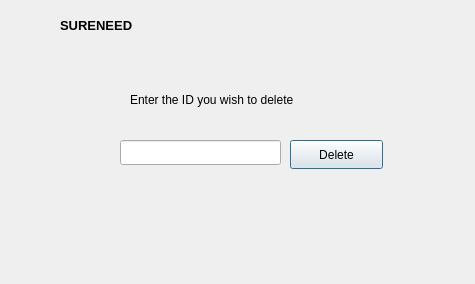
<?xml version="1.0" encoding="UTF-8"?>
<ui version="4.0">
 <class>deletedonor</class>
 <widget class="QDialog" name="deletedonor">
  <property name="geometry">
   <rect>
    <x>0</x>
    <y>0</y>
    <width>475</width>
    <height>284</height>
   </rect>
  </property>
  <property name="windowTitle">
   <string>Dialog</string>
  </property>
  <widget class="QLineEdit" name="txtID">
   <property name="geometry">
    <rect>
     <x>120</x>
     <y>140</y>
     <width>161</width>
     <height>25</height>
    </rect>
   </property>
  </widget>
  <widget class="QPushButton" name="btnDel">
   <property name="geometry">
    <rect>
     <x>290</x>
     <y>140</y>
     <width>93</width>
     <height>29</height>
    </rect>
   </property>
   <property name="text">
    <string>Delete</string>
   </property>
  </widget>
  <widget class="QWidget" name="widget" native="true">
   <property name="geometry">
    <rect>
     <x>0</x>
     <y>0</y>
     <width>71</width>
     <height>51</height>
    </rect>
   </property>
   <property name="styleSheet">
    <string notr="true">QWidget{
image: url(&quot;C:/Users/clint/Pictures/sblood.png&quot;);
}</string>
   </property>
  </widget>
  <widget class="QLabel" name="label_4">
   <property name="geometry">
    <rect>
     <x>60</x>
     <y>10</y>
     <width>91</width>
     <height>31</height>
    </rect>
   </property>
   <property name="font">
    <font>
     <pointsize>10</pointsize>
     <bold>true</bold>
    </font>
   </property>
   <property name="text">
    <string>SURENEED</string>
   </property>
  </widget>
  <widget class="QLabel" name="label">
   <property name="geometry">
    <rect>
     <x>130</x>
     <y>90</y>
     <width>221</width>
     <height>20</height>
    </rect>
   </property>
   <property name="text">
    <string>Enter the ID you wish to delete</string>
   </property>
  </widget>
 </widget>
 <resources/>
 <connections/>
</ui>
